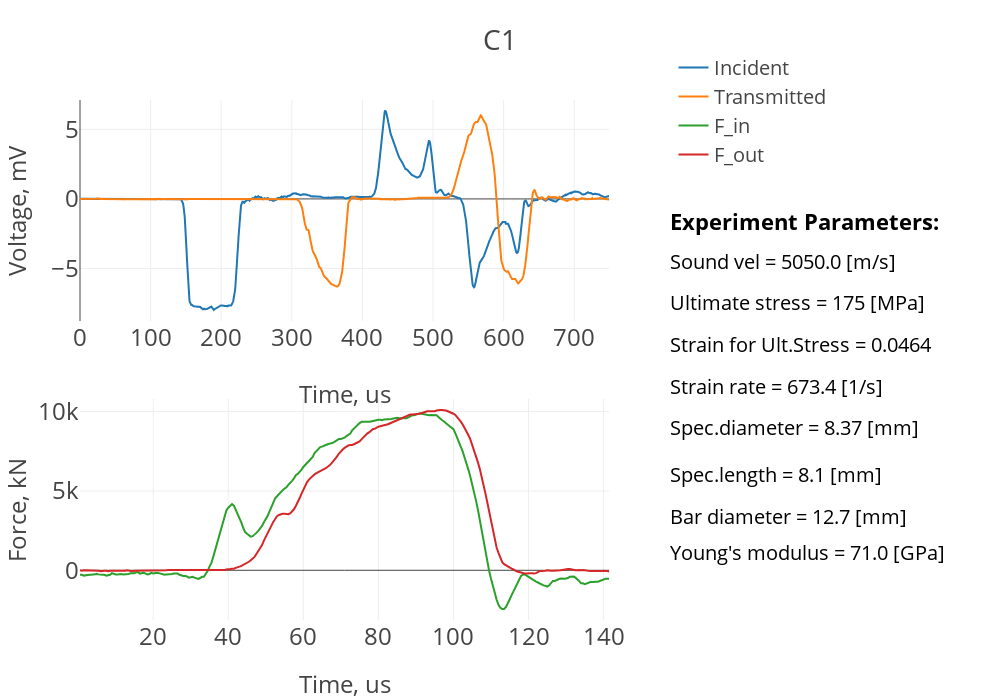

Notebook source saved alongside this figure:
### Code cell
from plotly.subplots import make_subplots
import plotly.graph_objects as go

fig = make_subplots(rows = 2, cols = 2, column_widths=[0.7, 0.3])
fig.update_layout(template = None, title = sp2.title)

fig.add_trace(go.Scatter(x = sp2.raw_time * 1e6, y = sp2.raw_incid[:int(len(sp2.raw_incid)/2)]*1e3, name = 'Incident'), 1, 1)
fig.add_trace(go.Scatter(x = sp2.raw_time * 1e6, y = sp2.raw_transm[:int(len(sp2.raw_transm)/2)]*1e3, name = 'Transmitted'), 1, 1)

fig.update_xaxes(title_text="Time, us", row=1, col=1, title_font = {"size": 24}, tickfont = {"size": 24})
fig.update_xaxes(title_text="Time, us", row=2, col=1, title_font = {"size": 24},tickfont = {"size": 24})

fig.add_trace(go.Scatter(y = sp2.F_in, x = np.array(sp2.time)* 1e6, name = 'F_in'), 2, 1)
fig.add_trace(go.Scatter(y = sp2.F_out, x = np.array(sp2.time)* 1e6, name = 'F_out'), 2, 1)

fig.update_yaxes(title_text="Voltage, mV", row=1, col=1, title_font = {"size": 24}, tickfont = {"size": 24})
fig.update_yaxes(title_text="Force, kN", row=2, col=1, title_font = {"size": 24}, tickfont = {"size": 24})

posx = 0.7
posy = 0.75
fig.update_layout(legend=dict(
                            
                            yanchor="top",    
                            y=1.1,
                            xanchor="center",
                            x=0.8))

fig.add_annotation(dict(font=dict(color='black', size=22),
                            
                        x=posx,
                        y=posy+0.05,
                        showarrow=False,
                        text="<b>Experiment Parameters:<b>",
                        textangle=0,
                        xanchor='left',
                        xref="paper",
                        yref="paper"))

fig.add_annotation(dict(font=dict(color='black', size=20),
                    
                        x=posx,
                        y=posy - 0.14,
                        showarrow=False,
                        text=f"Ultimate stress = {str(round(max(sp2.true_stress)))} [MPa]",
                        textangle=0,
                        xanchor='left',
                        xref="paper",
                        yref="paper"))

fig.add_annotation(dict(font=dict(color='black', size=20),
                        
                        x=posx,
                        y=posy - 0.22,
                        showarrow=False,
                        text=f"Strain for Ult.Stress = {str(round(sp2.true_strain[sp2.true_stress.index(max(sp2.true_stress))],4))}",
                        textangle=0,
                        xanchor='left',
                        xref="paper",
                        yref="paper"))

fig.add_annotation(dict(font=dict(color='black', size=20),
                        
                        x=posx,
                        y=posy - 0.3,
                        showarrow=False,
                        text=f"Strain rate = {str(round(sp2.strain_rate,2))} [1/s]",
                        textangle=0,
                        xanchor='left',
                        xref="paper",
                        yref="paper"))


fig.add_annotation(dict(font=dict(color='black', size=20),
                        
                        x=posx,
                        y=posy - 0.38,
                        showarrow=False,
                        text=f"Spec.diameter = {str(round(sp2.parameters[0]*1e6) * 1000 / 1e6)} [mm]",
                        textangle=0,
                        xanchor='left',
                        xref="paper",
                        yref="paper"))

fig.add_annotation(dict(font=dict(color='black', size=20),
                        
                        x=posx,
                        y=posy - 0.5,
                        showarrow=False,
                        text=f"Spec.length = {str(round(sp2.parameters[1]*1e6) * 1000 / 1e6)} [mm]",
                        textangle=0,
                        xanchor='left',
                        xref="paper",
                        yref="paper"))

fig.add_annotation(dict(font=dict(color='black', size=20),
                        
                        x=posx,
                        y=posy - 0.58,
                        showarrow=False,
                        text=f"Bar diameter = {str(round(sp2.parameters[2]*1e6) * 1000 / 1e6)} [mm]",
                        textangle=0,
                        xanchor='left',
                        xref="paper",
                        yref="paper"))

fig.add_annotation(dict(font=dict(color='black', size=20),
                        
                        x=posx,
                        y=posy - 0.65,
                        showarrow=False,
                        text=f"Young's modulus = {str(sp2.parameters[3] / (10 ** 9))} [GPa]",
                        textangle=0,
                        xanchor='left',
                        xref="paper",
                        yref="paper"))

fig.add_annotation(dict(font=dict(color='black', size=20),
                        
                        x=posx,
                        y=posy - 0.03,
                        showarrow=False,
                        text=f"Sound vel = {str(sp2.parameters[6])} [m/s]",
                        textangle=0,
                        xanchor='left',
                        xref="paper",
                        yref="paper"))



fig.update_layout(width = 1000, height = 700, font = dict(size = 20))

### Figure 1 — Plotly figure (JSON) as saved in the notebook; plotly's stock layout.template omitted (floating-point values rounded to 4 significant figures; data arrays with more than 128 entries replaced by an {"elided": "..."} marker saying what was removed)
{"data": [{"name": "Incident", "type": "scatter", "x": {"elided": "3000 float values"}, "xaxis": "x", "y": {"elided": "1500 float values"}, "yaxis": "y"}, {"name": "Transmitted", "type": "scatter", "x": {"elided": "3000 float values"}, "xaxis": "x", "y": {"elided": "1500 float values"}, "yaxis": "y"}, {"name": "F_in", "type": "scatter", "x": {"elided": "283 float values"}, "xaxis": "x3", "y": {"elided": "283 float values"}, "yaxis": "y3"}, {"name": "F_out", "type": "scatter", "x": {"elided": "283 float values"}, "xaxis": "x3", "y": {"elided": "283 float values"}, "yaxis": "y3"}], "layout": {"annotations": [{"font": {"color": "black", "size": 22}, "showarrow": false, "text": "<b>Experiment Parameters:<b>", "textangle": 0, "x": 0.7, "xanchor": "left", "xref": "paper", "y": 0.8, "yref": "paper"}, {"font": {"color": "black", "size": 20}, "showarrow": false, "text": "Ultimate stress = 175 [MPa]", "textangle": 0, "x": 0.7, "xanchor": "left", "xref": "paper", "y": 0.61, "yref": "paper"}, {"font": {"color": "black", "size": 20}, "showarrow": false, "text": "Strain for Ult.Stress = 0.0464", "textangle": 0, "x": 0.7, "xanchor": "left", "xref": "paper", "y": 0.53, "yref": "paper"}, {"font": {"color": "black", "size": 20}, "showarrow": false, "text": "Strain rate = 673.4 [1/s]", "textangle": 0, "x": 0.7, "xanchor": "left", "xref": "paper", "y": 0.45, "yref": "paper"}, {"font": {"color": "black", "size": 20}, "showarrow": false, "text": "Spec.diameter = 8.37 [mm]", "textangle": 0, "x": 0.7, "xanchor": "left", "xref": "paper", "y": 0.37, "yref": "paper"}, {"font": {"color": "black", "size": 20}, "showarrow": false, "text": "Spec.length = 8.1 [mm]", "textangle": 0, "x": 0.7, "xanchor": "left", "xref": "paper", "y": 0.25, "yref": "paper"}, {"font": {"color": "black", "size": 20}, "showarrow": false, "text": "Bar diameter = 12.7 [mm]", "textangle": 0, "x": 0.7, "xanchor": "left", "xref": "paper", "y": 0.17, "yref": "paper"}, {"font": {"color": "black", "size": 20}, "showarrow": false, "text": "Young's modulus = 71.0 [GPa]", "textangle": 0, "x": 0.7, "xanchor": "left", "xref": "paper", "y": 0.1, "yref": "paper"}, {"font": {"color": "black", "size": 20}, "showarrow": false, "text": "Sound vel = 5050.0 [m/s]", "textangle": 0, "x": 0.7, "xanchor": "left", "xref": "paper", "y": 0.72, "yref": "paper"}], "font": {"size": 20}, "height": 700, "legend": {"x": 0.8, "xanchor": "center", "y": 1.1, "yanchor": "top"}, "title": {"text": "C1"}, "width": 1000, "xaxis": {"anchor": "y", "domain": [0, 0.63], "tickfont": {"size": 24}, "title": {"font": {"size": 24}, "text": "Time, us"}}, "xaxis2": {"anchor": "y2", "domain": [0.73, 1]}, "xaxis3": {"anchor": "y3", "domain": [0, 0.63], "tickfont": {"size": 24}, "title": {"font": {"size": 24}, "text": "Time, us"}}, "xaxis4": {"anchor": "y4", "domain": [0.73, 1]}, "yaxis": {"anchor": "x", "domain": [0.575, 1], "tickfont": {"size": 24}, "title": {"font": {"size": 24}, "text": "Voltage, mV"}}, "yaxis2": {"anchor": "x2", "domain": [0.575, 1]}, "yaxis3": {"anchor": "x3", "domain": [0, 0.425], "tickfont": {"size": 24}, "title": {"font": {"size": 24}, "text": "Force, kN"}}, "yaxis4": {"anchor": "x4", "domain": [0, 0.425]}}}
